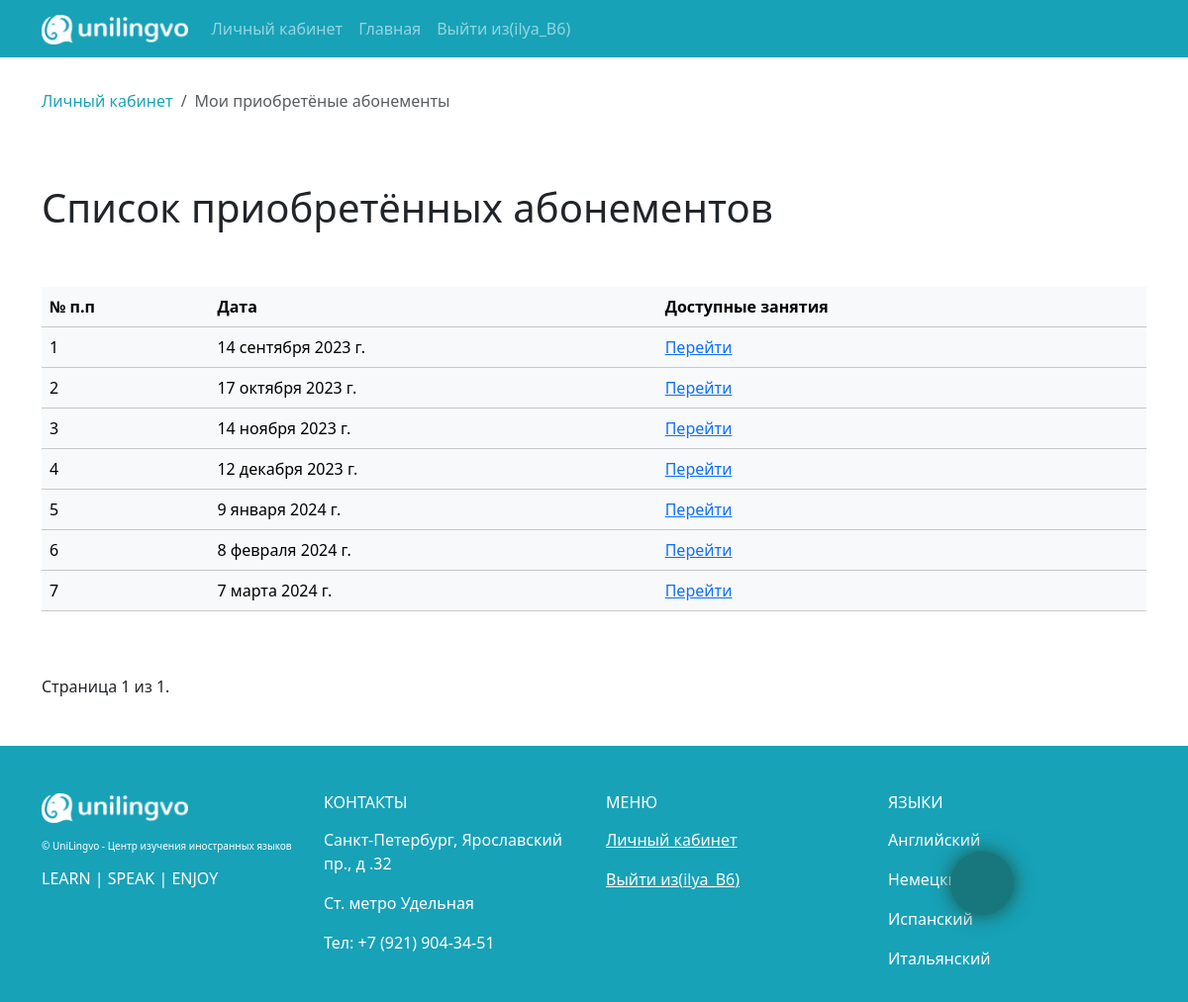
Before: /abonements/student-abonements/ (signed in) with the older database file.
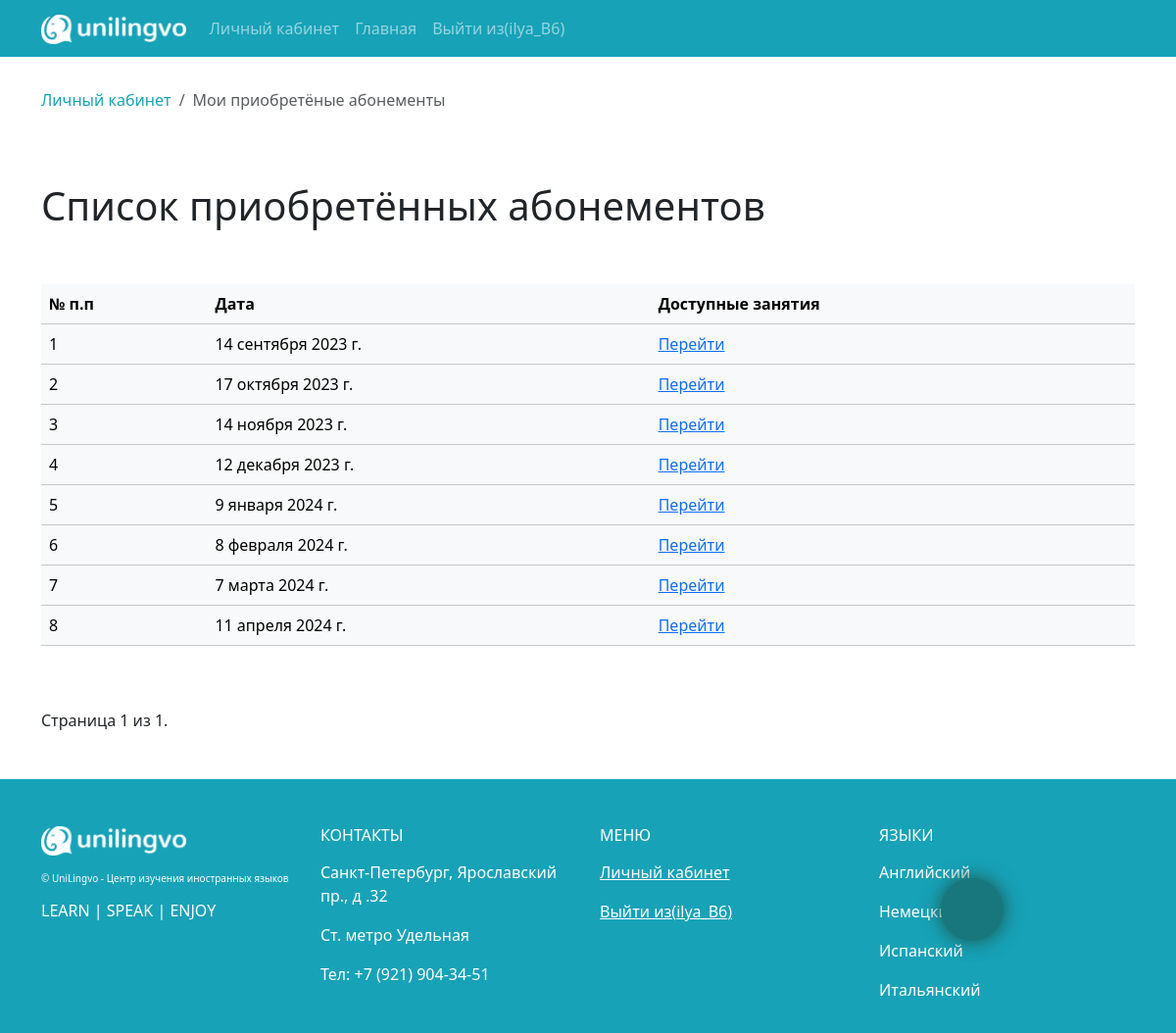
After: the same page with the newer database file.
### app_abonements/models.py (models this page shows, shortened)
class PaymentAbonement(models.Model):
    student = models.ForeignKey(Student, on_delete=models.CASCADE, verbose_name="Какой студент")
    abonement = models.ForeignKey(Abonement , on_delete=models.CASCADE, verbose_name="Какой абонемент")
    date_start = models.DateField(verbose_name="Дата старта абонемента")
    date_payment = models.DateField(verbose_name="Дата оплаты абонемента абонемента")
    class Meta:
        verbose_name = "Оплата абонемента"
        verbose_name_plural = "Оплаты абонементов"

### app_abonements/views.py (the view)
# urls.py: path('student-abonements/', StudentAbonementsView.as_view(), name="student_abonements"),
class StudentAbonementsView(DataMixin, LoginRequiredMixin, ListView):
    template_name = "app_abonements/student_abonements.html"
    paginate_by =  10
    def get_context_data(self, **kwargs):
        context = super().get_context_data(**kwargs)
        context['breadcrumbs'] = [
            {'link': reverse('profiles:personal_area'), 'title':'Личный кабинет'},
            {'link': '#', 'title': "Мои приобретёные абонементы"}
        ]
        data_mixin_context = self.get_user_context(title = "Оплаченные абонементы")
        return dict(list(context.items()) + list(data_mixin_context.items()))
    def get_queryset(self):
        return  PaymentAbonement.objects.filter(student = self.request.user).order_by('date_start')

### app_lancen/templatetags/lancen_tags.py (called while the page is built)
@register.inclusion_tag('templatetags/breadcrumbs.html')
def breadcrums(list):
    return {'breadcrumbs': list}

### app_lancen/utils.py (called while the page is built)
    def get_user_context(self, **kwargs):
        context = kwargs
        modern_menu = menu.copy()
        if  self.request.user.is_authenticated:
            modern_menu.append({'title' : "Личный кабинет" , 'link' : 'profiles:personal_area'})
        if self.request.user.groups.filter(name='teacher').exists():
            context["pers_area_items"] = teacher_pers_area_items
        if self.request.user.groups.filter(name='student').exists():
            context["pers_area_items"] = student_pers_area_items
        if self.request.user.is_superuser:
            context["pers_area_items"] = admin_pers_area_items
        context['menu'] = modern_menu
        context["recall_form"] = RecallForm
        context['contact_form'] = ContactForm
        return context

### templates/app_abonements/student_abonements.html (shortened to what this page needs)
{% extends 'base.html' %}
{% load app_journal_tags %}
{% load lancen_tags %}
{% load abonement_tags %}
{% load static %}
{% block other_css %}
<link rel="stylesheet" href="{% static 'app_journal/css/journal.css' %}">
{% endblock other_css %}
{% block content %}
{% breadcrums breadcrumbs %}
<section class = "pb-5 pt-5">
    <h1>Список приобретённых абонементов</h1>
    <div class="journal_wrapper">
        <table class = "table table-light table-hover mt-5">
            <tr>
                <th>№ п.п</th>
                <th>Дата </th>
                <th>Доступные занятия</th>
            </tr>
            {% for item in  object_list %}
            <tr>
                <td>{{ forloop.counter }}</td>
                <td>{{item.date_payment}}</td>
                <td><a href="{% url 'abonements:student_payment_lessons' id_payment_abonement=item.id  %}">Перейти</a></td>
            </tr>
            {% endfor %}
        </table>
    </div>
    <div class="pagination mt-5">
        <span class="step-links">
            <span class="current">
                Страница {{ page_obj.number }} из {{ page_obj.paginator.num_pages }}.
            </span>
        </span>
    </div>
</section>
{% endblock content %}

### templates/base.html (shortened to what the changed rows need)
<!DOCTYPE html>
<html lang="en" class="h-100">
<head>
    {% load static %}
    {% load bootstrap5 %}
    {% load bootstrap_icons %}
    {% bootstrap_css %}
    <link type="text/css" href="{% static 'app_lancen/css/style.css' %}" rel="stylesheet" />
    <link rel="stylesheet" href="https://cdn.jsdelivr.net/npm/bootstrap-icons@1.9.1/font/bootstrap-icons.css">
    {% block other_css %}{% endblock other_css %}
</head>
<body class="d-flex flex-column h-100">
    <header>
        <nav class="navbar navbar-expand-lg navbar-dark my_bg_info" >
            <div class="container">
              <div class="collapse navbar-collapse" id="navbarSupportedContent">
                <ul class="navbar-nav me-auto mb-2 mb-lg-0">
                    {% for m in menu %}
                    <li class="nav-item">
                        <a class="nav-link" href="{% url m.link  %}" >
                            {{m.title}}
                        </a>
                    </li>
                    {% endfor %}
                </ul>
              </div>
            </div>
        </nav>
    </header>
    <main>
        <div class="container">
            {% block content %}{% endblock content %}
        </div>
    </main>
    <footer class="footer mt-auto py-3 my_bg_info pt-5">
        <div class="container">
            <div class="row text-white">
                <div class="col-lg-3 col-md-6 col-sm-12 ">
                    {% for m in menu  %}
                        <p class = "mt-3"> <a href="{% url m.link %}" class = "text-white">{{m.title}}</a></p>
                    {% endfor %}
                </div>
            </div>
        </div>
    </footer>
</body>
</html>

Changed rows visible on the page:
added PaymentAbonement: date_payment "11 апреля 2024 г."
